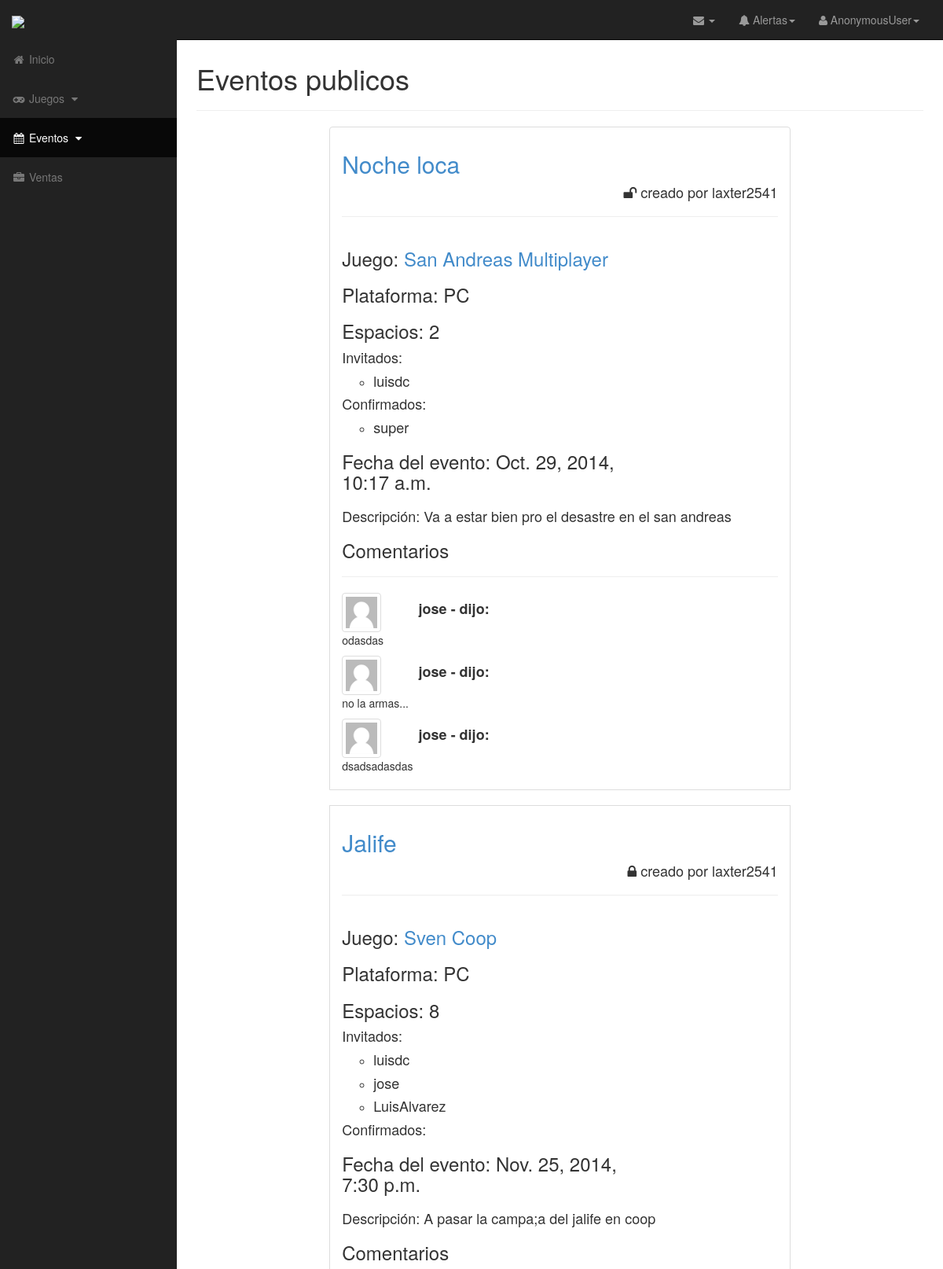
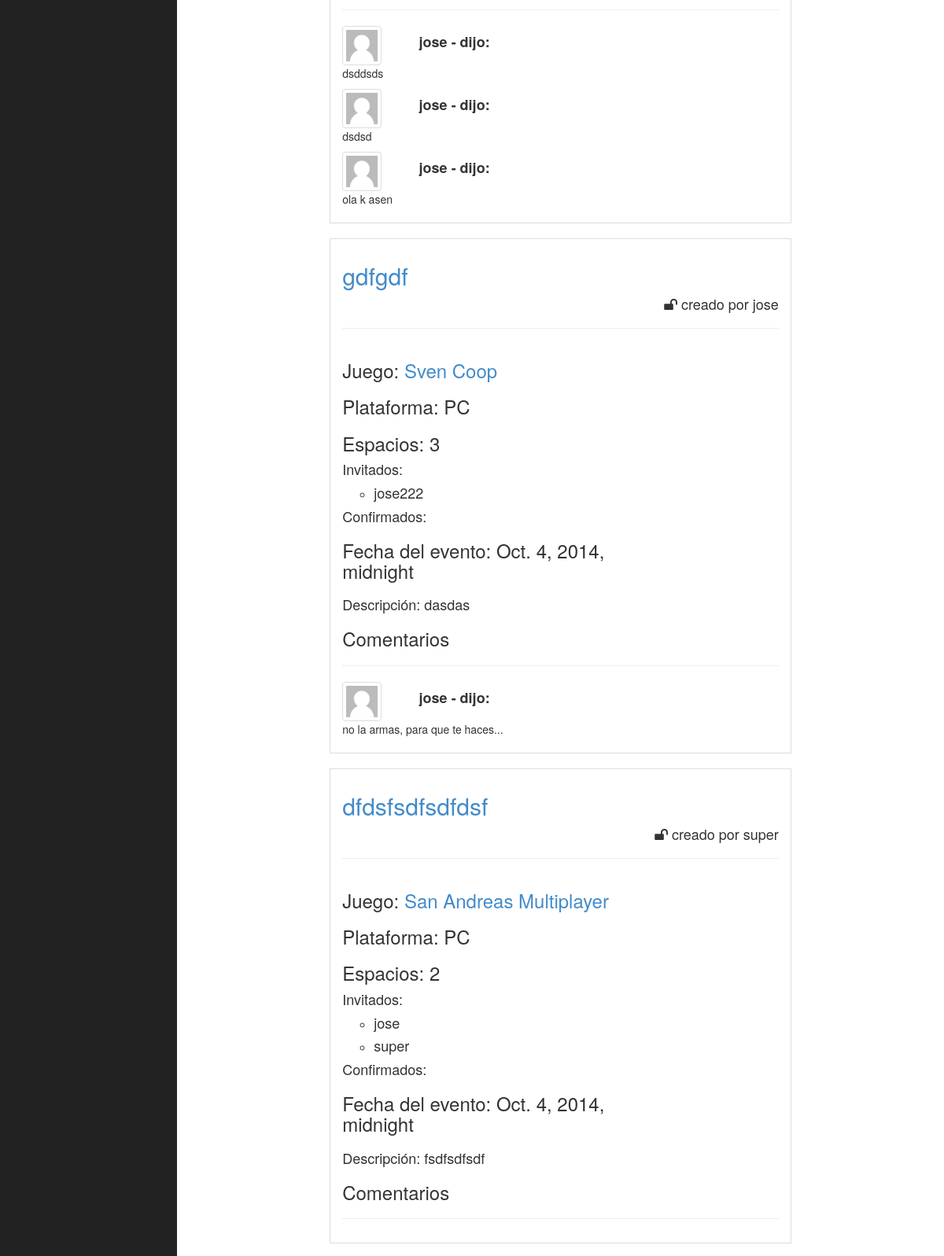
The app's page /evento/list/ (upper part) with its own data (2 pictures, top to bottom).
### eventosv/apps/evento/models.py (models this page shows, shortened)
class Evento(models.Model):
	titulo = models.CharField(max_length = 30)
	descripcion = models.CharField(max_length = 300)
	mensaje_secreto = models.CharField(max_length = 200, null = True)
	creador = models.ForeignKey(User,related_name="creador")
	juego = models.ForeignKey(Juego)
	plataforma = models.ForeignKey(Plataforma)
	espacios = models.IntegerField()
	privado = models.BooleanField(default = False)
	invitados = models.ManyToManyField(User,related_name="invitados", null = True, blank = True)
	fecha = models.DateTimeField()
	confirmados = models.ManyToManyField(User, related_name = 'confirmados', null = True, blank = True)
	permiso_para_entrar = models.BooleanField(default = False)

class Comentario(models.Model):
	evento = models.ForeignKey(Evento)
	usuario = models.ForeignKey(User)
	comentario = models.CharField(max_length = 100)

### eventosv/apps/juegoplataforma/models.py (models this page shows, shortened)
class Juego(models.Model):
	nombre = models.CharField(max_length = 40)
	descripcion = models.CharField(max_length = 1500)
	fecha_lanzamiento = models.DateField(null = True)
	url = models.URLField()
	tipos = (
		('C','Juego Completo'),
		('M','Mod'),
		)
	tipo = models.CharField(max_length=1, choices = tipos, default = 'C')
	portada = models.ImageField(upload_to = path)
	plataformas = models.ManyToManyField(Plataforma)
	def __unicode__(self):
		return self.nombre

class Plataforma(models.Model):
	nombre = models.CharField(max_length = 30)
	def __unicode__(self):
		return self.nombre

### eventosv/apps/evento/views.py (the view)
# urls.py: url(r'evento/list/$', EventoListView.as_view(), name='evento_list'),
class EventoListView(ListView):
    template_name = "evento/lista.html"
    model = Evento
    def get_context_data(self, **kwargs):
        context = super(EventoListView, self).get_context_data(**kwargs)
        eventos = Evento.objects.all()
        comentarios = []
        for e in eventos:
            l = Comentario.objects.filter(evento = e).reverse().order_by('id')[:4]
            for i in l:
                comentarios.append(i)
        context['el_comentario'] = comentarios
        return context

### eventosv/templates/evento/lista.html (shortened to what this page needs)
{% extends 'basei.html' %}
{%block eventosactivo%}active{%endblock%}
{% block stylecss %}
<link rel="stylesheet" type="text/css" href="{{STATIC_URL}}stylos.css">
{% endblock %}
{% block panelheading %} Eventos publicos {% endblock %}
{% block content %}
<div class="col-md-offset-2 col-md-8">
	<ul class="list-group">
		{% for e in object_list %}
		<li class="list-group-item">
			<h2><a href="/evento/detail/{{e.id}}/">{{e.titulo}}</a></h2>
			<h4 class="text-right">
				{% if e.privado ==  True %}
				<i class="fa fa-lock"></i>
				{%else%}
				<i class="fa fa-unlock"></i>
				{%endif%}
				creado por {{e.creador}}</h4><hr>
				<div class="row">
					<div class="col-md-8">
						<h3>Juego: <a href="/juego/detail/{{e.juego.id}}/">{{e.juego}}</a></h3>
						<h3>Plataforma: {{e.plataforma}}</h3>
						<h3>Espacios: {{e.espacios }}</h3>
						<h4>Invitados:</h4>
						<ul>
							{%for i in e.invitados.all%}
							<li><h4>{{i}}</h4></li>
							{%endfor%}
						</ul>
						<h4>Confirmados:</h4>
						<ul>
							{%for c in e.confirmados.all%}
							<li><h4>{{c}}</h4></li>
							{%endfor%}
						</ul>
						<h3>Fecha del evento: {{e.fecha}}</h3>
					</div>
				</div>
				<h4 class="text-justify">Descripción: {{e.descripcion}}</h4>
				<h3>Comentarios</h3> <hr>
				{% for c in el_comentario%}
				{% if c.evento ==  e %}
				<div class="row">
					<div class="col-md-2">
					{%if o.usuario.userprofile.imagen%}
						<img src="{{STATIC_URL}}{{o.usuario.userprofile.imagen}}" height="50px" width="50px" class="img-thumbnail">
					{%else%}
						<img src="{{STATIC_URL}}/user/default.png" height="50px" width="50px" class="img-thumbnail">
					{%endif%}
					</div>
					<div class="col-md-10">
						<h4> <strong>{{c.usuario}} - dijo: </strong></h4>
					</div>
				</div>
				<p>  {{c.comentario}}</p>
				{% endif %}
				{% empty %}
				<h4>No hay comentarios, se el primero en comentar...</h4>
				{% endfor %}
			</li>
			<br>
			{% empty %}
			<h2>No hay Eventos</h2>
			{% endfor %}
		</ul>
	</div>
	{% endblock %}

### eventosv/static/css/sb-admin.css (style rules this page uses)
body { height: 100%; margin-top: 100px; background-color: #222; }
html { height: 100%; }
@media (min-width:768px) { body { margin-top: 50px; } }
@media (min-width:768px) { html { padding-bottom: 50px; } }

### records on screen
Evento: titulo "Noche loca", privado False (drawn), creador "laxter2541", juego "San Andreas Multiplayer", plataforma "PC", espacios "2", fecha "Oct. 29, 2014, 10:17 a.m.", descripcion "Va a estar bien pro el desastre en el san andreas"
Comentario: usuario "jose", comentario "odasdas"
Comentario: usuario "jose", comentario "no la armas..."
Comentario: usuario "jose", comentario "dsadsadasdas"
Evento: titulo "Jalife", privado True (drawn), creador "laxter2541", juego "Sven Coop", plataforma "PC", espacios "8", fecha "Nov. 25, 2014, 7:30 p.m.", descripcion "A pasar la campa;a del jalife en coop"
Comentario: usuario "jose", comentario "dsddsds"
Comentario: usuario "jose", comentario "dsdsd"
Comentario: usuario "jose", comentario "ola k asen"
Evento: titulo "gdfgdf", privado False (drawn), creador "jose", juego "Sven Coop", plataforma "PC", espacios "3", fecha "Oct. 4, 2014, midnight", descripcion "dasdas"
Comentario: usuario "jose", comentario "no la armas, para que te haces..."
Evento: titulo "dfdsfsdfsdfdsf", privado False (drawn), creador "super", juego "San Andreas Multiplayer", plataforma "PC", espacios "2", fecha "Oct. 4, 2014, midnight", descripcion "fsdfsdfsdf"

### other values on screen
{{ user }} "AnonymousUser"
{{ i }} "luisdc"
{{ c }} "super"
{{ i }} "jose"
{{ i }} "LuisAlvarez"
{{ i }} "jose222"
{{ i }} "super"
